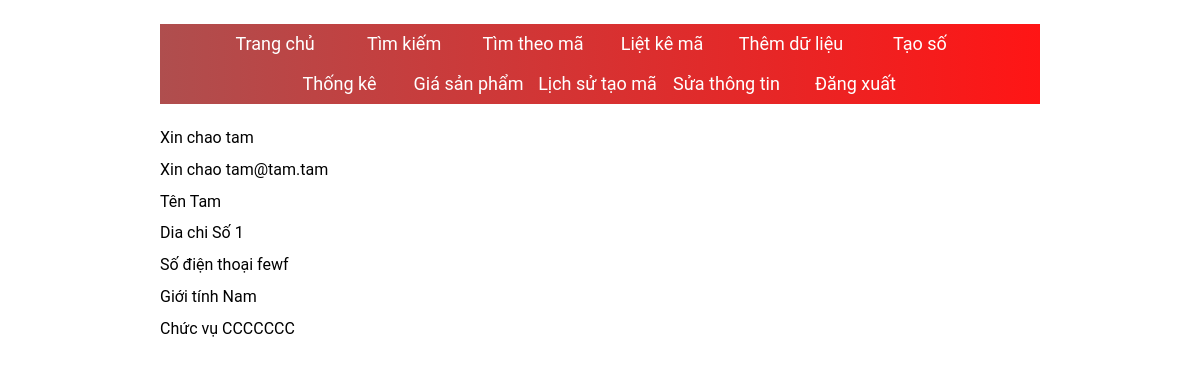
Screenshot of / (signed in) with the database file from the repository.
### accounts/models.py (models this page shows, shortened)
class User(AbstractBaseUser):
    email = models.EmailField(verbose_name='email address',unique=True)
    username = models.CharField(max_length=50,unique=True)
    ten = models.CharField(max_length=50,blank=True,verbose_name="Tên")
    diachi = models.CharField(max_length=50,blank=True,verbose_name="Địa chỉ")
    SDT = models.CharField(max_length=50,blank=True,verbose_name="Số điện thoại")
    gioitinh = models.CharField(max_length=10,blank=True,verbose_name="giới tính")
    chucvu = models.CharField(max_length=20,blank=True,verbose_name="chức vụ")
    is_superuser = models.BooleanField(default=False,null=True)
    is_active = models.BooleanField(default=True)
    objects = UserManager()
    USERNAME_FIELD = 'username'
    REQUIRED_FIELDS = ['email']

### accounts/views.py (the view)
# urls.py: path('', views.home),
def home(request):
    if(request.session.session_key):
        return render(request,'pages/index.html')
    else:
        return redirect('/login')

### accounts/templates/pages/index.html (shortened to what this page needs)
{% extends  "pages/base.html"%}
{%block head%}
    {%load staticfiles %}
    <link rel="stylesheet" type="text/css" href="{% static 'css/form.css' %}">
{% endblock %}
{%block content%}
    <div>
        <p>Xin chao {{user.username}}</p>
        <p>Xin chao {{user.email}}</p>
        <p>Tên {{user.ten}}</p>
        <p>Dia chi {{user.diachi}}</p>
        <p>Số điện thoại {{user.SDT}}</p>
        <p>Giới tính {{user.gioitinh}}</p>
        <p>Chức vụ {{user.chucvu}}</p>
    </div>
{% endblock %}

### api/static/css/form.css (style rules this page uses)
div { margin: 2% auto 0; max-width: 55em; -webkit-animation: moveDown .3s; -moz-animation: moveDown .3s; animation: moveDown .3s; -webkit-animation-fill-mode: forwards; -moz-animation-fill-mode: forwards; animation-fill-mode: forwards; }
p { margin-bottom: .8em; }

### rows the page displays
User: username "tam", email "tam@tam.tam", ten "Tam", diachi "Số 1", SDT "fewf", gioitinh "Nam", chucvu "CCCCCCC"
